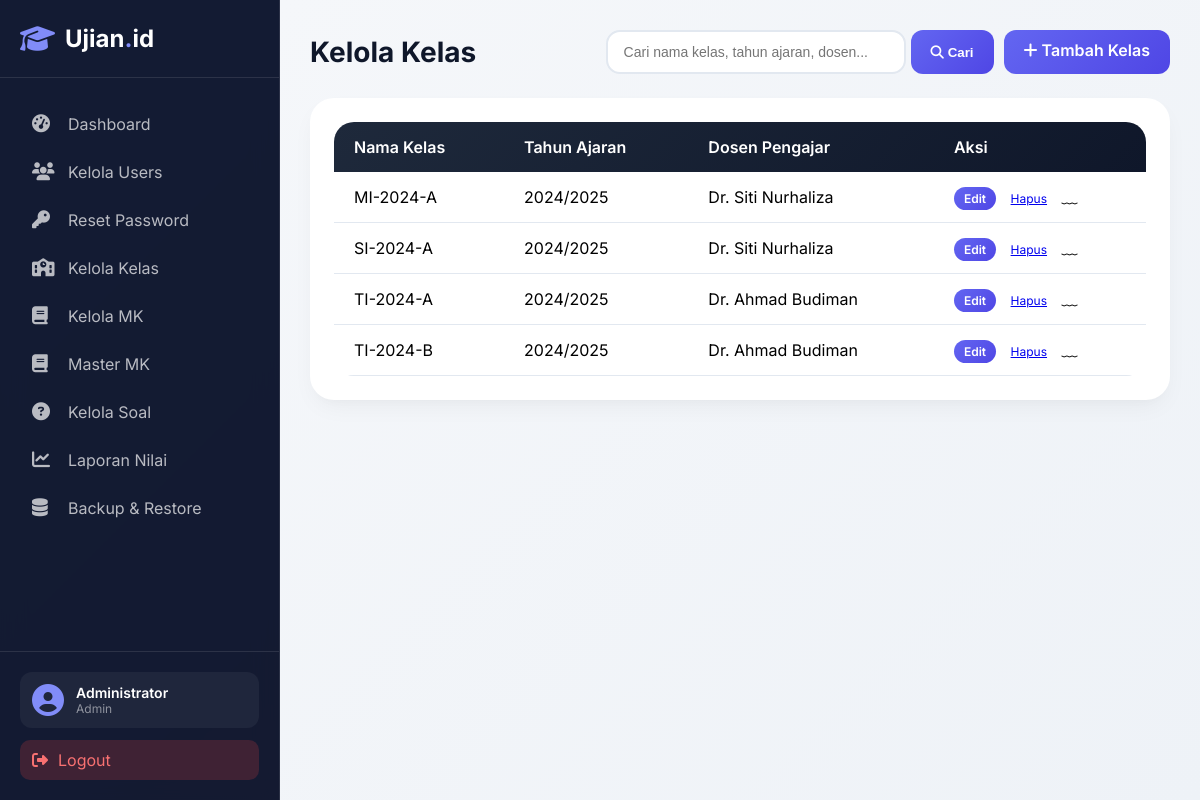
The page /admin/kelas/index.php (signed in) on the database its author committed.
### tables this page shows
CREATE TABLE `kelas` (
  `id` int(11) NOT NULL AUTO_INCREMENT,
  `nama_kelas` varchar(100) NOT NULL,
  `dosen_id` int(11) DEFAULT NULL,
  `tahun_ajaran` varchar(20) DEFAULT NULL,
  `created_at` timestamp NOT NULL DEFAULT current_timestamp(),
  PRIMARY KEY (`id`),
  KEY `dosen_id` (`dosen_id`),
  CONSTRAINT `kelas_ibfk_1` FOREIGN KEY (`dosen_id`) REFERENCES `users` (`id`) ON DELETE SET NULL
);

CREATE TABLE `users` (
  `id` int(11) NOT NULL AUTO_INCREMENT,
  `username` varchar(50) NOT NULL,
  `password` varchar(255) NOT NULL,
  `role` enum('admin','dosen','mahasiswa') NOT NULL,
  `nama_lengkap` varchar(100) NOT NULL,
  `email` varchar(100) DEFAULT NULL,
  `nim_nip` varchar(30) DEFAULT NULL,
  `created_at` timestamp NOT NULL DEFAULT current_timestamp(),
  PRIMARY KEY (`id`),
  UNIQUE KEY `username` (`username`)
);

### admin/kelas/index.php (the view, shortened to what this page needs)
<?php
include '../../config/database.php';
$search = isset($_GET['search']) ? mysqli_real_escape_string($conn, trim($_GET['search'])) : '';
$query = "SELECT k.*, u.nama_lengkap as dosen_nama
          FROM kelas k
          LEFT JOIN users u ON k.dosen_id = u.id";
$query .= " ORDER BY k.nama_kelas";
$kelas = mysqli_query($conn, $query);
include '../../includes/header.php';
?>
<div class="page-header">
    <h1 class="page-title">Kelola Kelas</h1>
    <div style="display: flex; gap: 10px; flex-wrap: wrap;">
        <form method="GET" style="display: flex; gap: 5px;">
            <input type="text" name="search" class="form-control" placeholder="Cari nama kelas, tahun ajaran, dosen..."
                   value="<?= htmlspecialchars($search) ?>" style="width: 300px;">
            <button type="submit" class="btn-primary"><i class="fas fa-search"></i> Cari</button>
        </form>
        <a href="tambah.php" class="btn-primary"><i class="fas fa-plus"></i> Tambah Kelas</a>
    </div>
</div>
<div class="card-modern">
    <table class="table-modern">
        <thead>
            <tr>
                <th>Nama Kelas</th>
                <th>Tahun Ajaran</th>
                <th>Dosen Pengajar</th>
                <th>Aksi</th>
            </tr>
        </thead>
        <tbody>
            <?php if(mysqli_num_rows($kelas) > 0): ?>
                <?php while($k = mysqli_fetch_assoc($kelas)): ?>
                <tr>
                    <td><?= htmlspecialchars($k['nama_kelas']) ?> </td>
                    <td><?= htmlspecialchars($k['tahun_ajaran']) ?> </td>
                    <td><?= htmlspecialchars($k['dosen_nama'] ?? '-') ?> </td>
                    <td>
                        <a href="edit.php?id=<?= $k['id'] ?>" class="btn-primary" style="padding:4px 10px;font-size:12px;">Edit</a>
                        <a href="?hapus=<?= $k['id'] ?>" class="btn-danger" style="padding:4px 10px;font-size:12px;" onclick="return confirm('Yakin hapus kelas ini? Semua data MK akan ikut terhapus!')">Hapus</a>
                     ﹏
                </tr>
                <?php endwhile; ?>
            <?php else: ?>
                <tr>
                    <td colspan="4" style="text-align:center">Belum ada data kelas ﹏
                </tr>
            <?php endif; ?>
        </tbody>
    </table>
</div>
<?php include '../../includes/footer.php'; ?>

### assets/css/style.css (style rules this page uses)
* { margin: 0; padding: 0; box-sizing: border-box; }
body { font-family: 'Inter', sans-serif; background: linear-gradient(135deg, #667eea 0%, #764ba2 100%); min-height: 100vh; }
.card-modern { background: white; border-radius: 24px; padding: 24px; box-shadow: 0 10px 25px -5px rgba(0,0,0,0.05), 0 8px 10px -6px rgba(0,0,0,0.02); transition: transform 0.2s ease, box-shadow 0.2s ease; }
.btn-primary { background: linear-gradient(135deg, #6366f1, #4f46e5); border: none; padding: 10px 20px; border-radius: 12px; color: white; font-weight: 600; cursor: pointer; transition: all 0.3s ease; text-decoration: none; display: inline-block; }
.form-control { width: 100%; padding: 12px 16px; border: 2px solid #e2e8f0; border-radius: 14px; font-size: 14px; transition: all 0.3s ease; }
.table-modern { width: 100%; background: white; border-radius: 20px; overflow: hidden; border-collapse: separate; border-spacing: 0; }
.table-modern thead tr { background: linear-gradient(135deg, #1e293b, #0f172a); color: white; }
.table-modern th { padding: 15px 20px; font-weight: 600; text-align: left; }
.table-modern td { padding: 12px 20px; border-bottom: 1px solid #e2e8f0; }
.page-header { display: flex; justify-content: space-between; align-items: center; margin-bottom: 24px; flex-wrap: wrap; }
.page-title { font-size: 28px; font-weight: 700; color: #0f172a; }

### rows shown on the page
kelas: nama_kelas "MI-2024-A", tahun_ajaran "2024/2025", dosen.nama_lengkap "Dr. Siti Nurhaliza"
kelas: nama_kelas "SI-2024-A", tahun_ajaran "2024/2025", dosen.nama_lengkap "Dr. Siti Nurhaliza"
kelas: nama_kelas "TI-2024-A", tahun_ajaran "2024/2025", dosen.nama_lengkap "Dr. Ahmad Budiman"
kelas: nama_kelas "TI-2024-B", tahun_ajaran "2024/2025", dosen.nama_lengkap "Dr. Ahmad Budiman"

### other values the page prints
$_SESSION['nama'] "Administrator"
$_SESSION['role'] "Admin"
